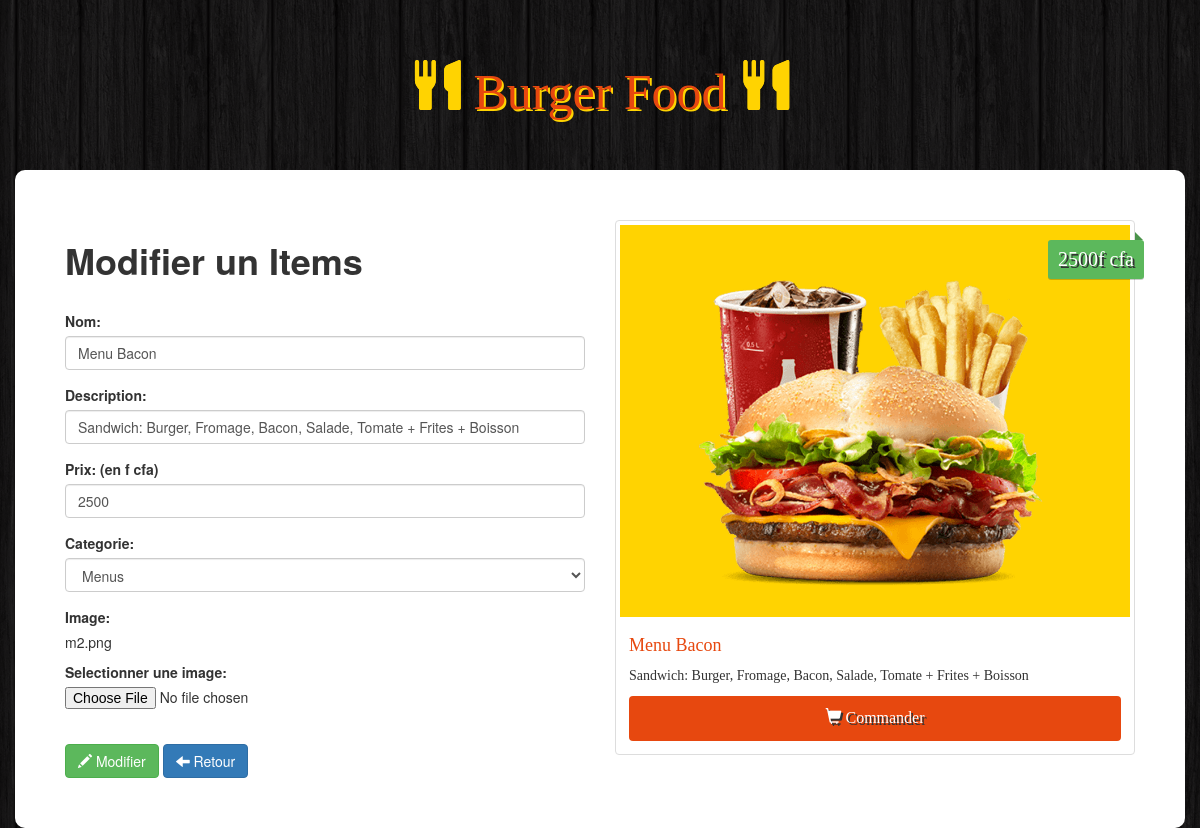
The app's page /update.php?id=2 with its own data.
### tables this page shows
CREATE TABLE `items` (
  `id` int(11) NOT NULL,
  `name` varchar(100) NOT NULL,
  `description` varchar(255) NOT NULL,
  `price` varchar(50) NOT NULL,
  `image` varchar(255) NOT NULL,
  `category` int(11) NOT NULL
);

### update.php (the view, shortened to what this page needs)
<?php
if(!empty($_GET['id'])){
    $id = checkInput($_GET['id']);
}
$nameError = $descriptionError = $priceError = $categoryError = $imageError = $name = $description = $price = $category = $image = "";
if(!empty($_POST)){
    $name               = checkInput($_POST['name']);
    $description        = checkInput($_POST['description']);
    $price              = checkInput($_POST['price']);
    $category           = checkInput($_POST['category']);
    $image              = checkInput($_FILES['image']['name']);
    $imagePath          ='../image/' . basename($image);
    $imageExtension     = pathinfo($imagePath, PATHINFO_EXTENSION);
    $isSuccess          = true;
    if(empty($name)){
        $nameError = "Remplissez ce champ d'abord";
        $isSuccess = false;
    }
    if(empty($description)){
        $descriptionError = "Remplissez ce champ d'abord";
        $isSuccess = false;
    }
    if(empty($price)){
        $priceError = "Remplissez ce champ d'abord";
        $isSuccess = false;
    }
    if(empty($category)){
        $categoryError = "Remplissez ce champ d'abord";
        $isSuccess = false;
    }
    if(empty($image)){
        $isImageUpdated = false;
    }
    else{
        $isImageUpdated = true;
        $isUploadSuccess = true;
        if($imageExtension != "jpg" && $imageExtension != "png" && $imageExtension != "jpeg" && $imageExtension != "gif")
        {
            $imageError = "Les fichiers autorisés sont: .jpg, .jpeg, .png, .gif";
            $isUploadSuccess = false;
        }
        if(file_exists($imagePath)){
            $imageError = "Le fichier existe déjà";
            $isUploadSuccess = false;
        }
        if($_FILES["image"]["size"] > 500000){
            $imageError = "Le fichier ne doit pas dépasser les 500KB";
            $isUploadSuccess = false;
        }
        if($isUploadSuccess)
        {
            if(!move_uploaded_file($_FILES["image"]["tmp_name"], $imagePath))
            {
                $imageError = "Il y a eu une erreur lors de l'upload";
                $isUploadSuccess = false;
            }
        }
    }
    if(($isSuccess && $isImageUpdated && $isUploadSuccess)  || ($isSuccess && !$isImageUpdated)){
        $db = Database::connect();
        if($isImageUpdated){
            $statement = $db->prepare("UPDATE items set name = ?, description = ?, price = ?, category = ?, image = ? WHERE id = ?");
            $statement->execute(array($name,$description,$price,$category,$image,$id));
        }
        else{
            $statement = $db->prepare("UPDATE items set name = ?, description = ?, price = ?, category = ?, image = ? WHERE id = ?");
            $statement->execute(array($name,$description,$price,$category,$image,$id));
        }
        Database::disconnect();
        header("location: index.php");
    }
    else if($isImageUpdated && !$isUploadSuccess){
        $db = Database::connect();
   $statement = $db->prepare("SELECT image FROM items WHERE id = ?");
   $statement->execute(array($id));
   $item = $statement->fetch();
   $image = $item['image'];
   Database::disconnect();
    }
}
else{
   $db = Database::connect();
   $statement = $db->prepare("SELECT * FROM items WHERE id = ?");
   $statement->execute(array($id));
   $item = $statement->fetch();
   $name          = $item['name'];
   $description   = $item['description'];
   $price         = $item['price'];
   $category      = $item['category'];
   $image         = $item['image'];
}
function checkInput($data){
    $data = trim($data);
    $data = stripslashes($data);
    $data = htmlspecialchars($data);
    return $data;
}
?>
<!DOCTYPE html>
<html lang="en">
<head>
    <link rel="stylesheet" href="https://maxcdn.bootstrapcdn.com/bootstrap/3.3.6/css/bootstrap.min.css">
    <link rel="stylesheet" href="../css/style.css">
</head>
<body>
    <h1 class="text-logo"><span class="glyphicon glyphicon-cutlery"></span> Burger Food <span class="glyphicon glyphicon-cutlery"></span></h1>
    <div class="container admin">
        <div class="row">
            <div class="col-sm-6">
            <h1><strong>Modifier un Items</strong></h1>
                <br>
                <form class="form" role="form" action="<?php echo 'update.php?id=' .$id; ?>" method="post" enctype="multipart/form-data">
                    <div class="form-group">
                        <label for="name">Nom:</label>
                        <input type="text" class="form-control" id="name" name="name" placeholder="Nom" value="<?php echo $name; ?>">
                    </div>
                    <div class="form-group">
                    <label for="description">Description:</label>
                        <input type="text" class="form-control" id="description" name="description" placeholder="Description" value="<?php echo $description; ?>">
                    </div>
                    <div class="form-group">
                    <label for="price">Prix: (en f cfa)</label>
                        <input type="number" step="5" class="form-control" id="price" name="price" placeholder="Prix" value="<?php echo $price; ?>">
                    </div>
                    <div class="form-group">
                    <label for="category">Categorie:</label>
                    <select class="form-control" name="category" id="category">
                    <?php
                        $db = Database::connect();
                        foreach($db->query('SELECT * FROM categories') as $row){
                            if($row['id'] ==$category)
                                echo '<option selected="selected" value="' . $row['id'] . '">' .$row['name'] . '</option>';
                            else
                                echo '<option value="' . $row['id'] .'">' .$row['name'] . '</option>';
                        }
                    ?>
                    </select>
                    </div>
                    <div class="form-group">
                        <label>Image:</label>
                        <p><?php echo $image;?></p>
                            <label for="image">Selectionner une image:</label>
                            <input type="file" id="image" name="image">
                    </div>
                    <br>
                    <div class='form-actions'>
                        <button type="submit" class="btn btn-success"><span class="glyphicon glyphicon-pencil"></span> Modifier</button>
                        <a class="btn btn-primary" href="index.php"><span class="glyphicon glyphicon-arrow-left"></span> Retour</a>
                    </div>
                </form>
            </div>
            <div class="col-sm-6 site">
                <div class="thumbnail">
                    <img src="<?php echo '../images/'. $image ; ?>" alt="...">
                    <div class="price"><?php echo $price . 'f cfa'; ?></div>
                    <div class="caption">
                        <h4><?php echo $name; ?></h4>
                        <p><?php echo $description; ?></p>
                        <a href="#" class="btn btn-order" role="button"><span class="glyphicon glyphicon-shopping-cart"></span> Commander</a>
                    </div>
                </div>
            </div>
        </div>
    </div>
</body>
</html>

### style.css (style rules this page uses)
body { background: url(../images/bg.png); }
.site { font-family: Cambria, Cochin, Georgia, Times, 'Times New Roman', serif; }
.text-logo { font-family: Cambria, Cochin, Georgia, Times, 'Times New Roman', serif; color: #e7480f; text-shadow: 2px 2px #ffd301; font-size: 50px; padding: 40px 0px; text-align: center; }
.text-logo .glyphicon { color: #ffd301; text-shadow: 0px 0px#ffd301; }
.thumbnail img { background: #ffd301; }
.price { background: #5cb85c; box-shadow: 0 1px rgba(0, 0, 0, 0.2); -moz-box-shadow: 0 1px rgba(0, 0, 0, 0.2); -webkit-box-shadow: 0 1px rgba(0, 0, 0, 0.2); color: #fff; text-shadow: 2px 2px #333; position: absolute; right: 6px; top: 20px; padding: 5px 10px; font-size: 20px; border-radius: 3px; }
.price::before { border: 4px solid transparent; border-bottom: 4px solid #4a934a; border-left: 4px solid #4a934a; content: ""; position: absolute; right: 1px; top: -8px; }
.caption>h4 { color: #e7480f; font-size: 18px; }
.btn-order { width: 100%; padding: 10px; font-size: 16px; color: #fff; background-color: #e7480f; text-decoration: none; text-shadow: 2px 2px #333; }
.admin { background: #fff; padding: 50px; border-radius: 10px; }

### records on screen
items: name "Menu Bacon", description "Sandwich: Burger, Fromage, Bacon, Salade, Tomate + Frites + Boisson", price "2500", image "m2.png", image (picture)

### other values on screen
form field category "Menus"
